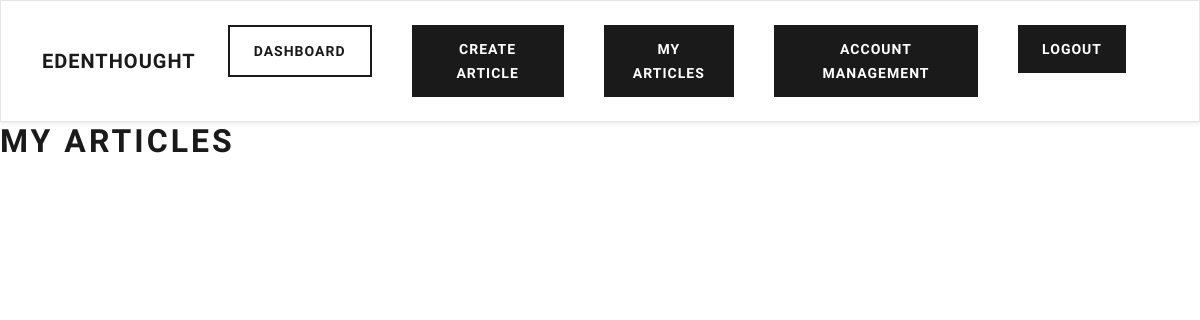
Page /writer/my-articles/ (signed in) on the earlier database version.
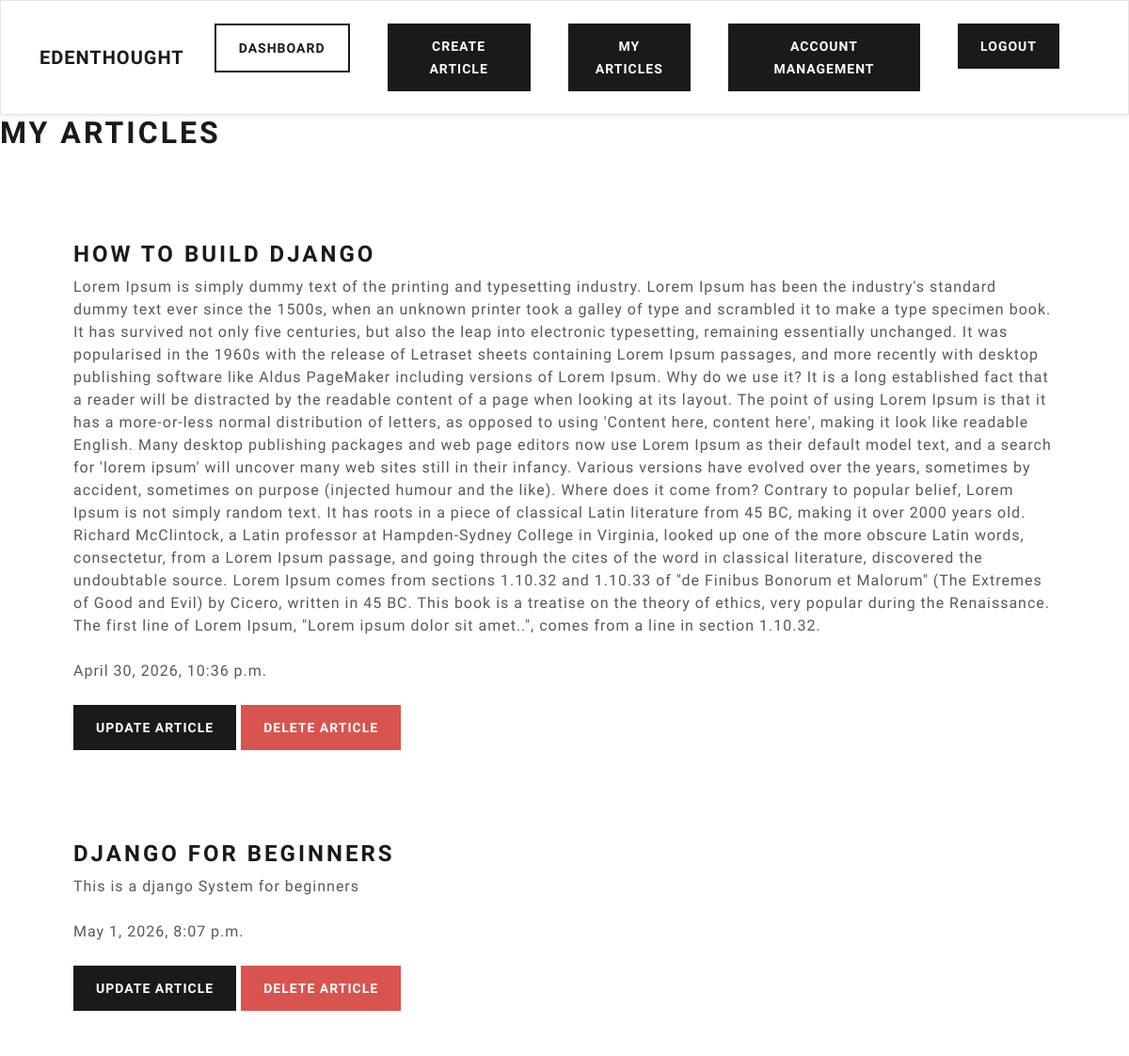
Same page on the later database version.
### writer/models.py (models this page shows, shortened)
class Article(models.Model):
    title = models.CharField(max_length=200)
    content = models.TextField(max_length=10000)
    date_posted = models.DateTimeField(auto_now_add=True)
    is_premium = models.BooleanField(default=False, verbose_name="Premium Article")
    user = models.ForeignKey(CustomUser, max_length=10 ,  on_delete=models.CASCADE, null=True)

### writer/views.py (the view)
# urls.py: path('my-articles/', views.my_articles, name='my-articles'),
@login_required(login_url='my-login')
def my_articles(request):
    current_user = request.user.id
    article = Article.objects.all().filter(user=current_user)
    context = {'AllArticles': article}
    return render(request, 'writer/my-articles.html', context)

### writer/templates/writer/my-articles.html
{% extends 'writer/navbar.html' %}
{% block content %}
    <h1 class="text-3xl font-bold mb-4">My Articles</h1>
    <br>
    {% for article in AllArticles %}
        <div class="container bg-white shadow-md p-5 form-layout">
            <h3>{{ article.title }}</h3>
            {{ article.content }}
            <br> <br>
            {{ article.date_posted }}
            <br> <br>
            <a href="{% url 'update-article' article.id %}" class="btn btn-primary">Update Article</a>
            <a href="{% url 'delete-article' article.id %}" class="btn btn-danger">Delete Article</a>
        </div>
    {% endfor %}
{% endblock %}

### writer/templates/writer/navbar.html (shortened to what this page needs)
{% load static %}
<html lang="en">
<link rel="stylesheet" href="https://bootswatch.com/5/lux/bootstrap.min.css">
<link rel="stylesheet" href="{% static 'css/style.css' %}">
</head>
<body>
    <nav class="navbar navbar-expand-lg navbar-light bg-light shadow-sm px-4">
        <div class="container">
            <a class="navbar-brand fw-bold fs-4" href="#">
                Edenthought
            </a>
            <div class="collapse navbar-collapse" id="navbarNav">
                <ul class="navbar-nav ml-auto gap-2">
                    <li class="nav-item">
                        <a class="btn btn-outline-primary" href="{% url 'writer-dashboard' %}">
                            DashBoard
                        </a>
                    </li>
                    <li class="nav-item">
                        <a class="btn btn-primary" href="{% url 'create-article' %}">
                            Create article
                        </a>
                    </li>
                    <li class="nav-item">
                        <a class="btn btn-primary" href="{% url 'my-articles' %}">
                            My  articles
                        </a>
                    </li>
                    <li class="nav-item">
                        <a class="btn btn-primary" href="{% url 'account-management' %} ">
                            Account Management
                        </a>
                    </li>
                    <li class="nav-item">
                        <a class="btn btn-primary" href="{% url 'user-logout' %}">
                            Logout
                        </a>
                    </li>
                </ul>
            </div>
        </div>
    </nav>
    {% block content %}
    {% endblock %}
</body>
</html>

Differences in the rows shown:
added Article: title "HOW TO BUILD DJANGO", content "Lorem Ipsum is simply dummy text of the printing and typesetting industry. Lorem Ipsum has been the industry's standard dummy text ever since the 1500s, when an unknown printer took a galley of type and scrambled it to make a type specimen book. It has survived not only five centuries, but also the leap into electronic typesetting, remaining essentially unchanged. It was popularised in the 1960s with the release of Letraset sheets containing Lorem Ipsum passages, and more recently with desktop publishing software like Aldus PageMaker including versions of Lorem Ipsum. Why do we use it? It is a long established fact that a reader will be distracted by the readable content of a page when…", date_posted "April 30, 2026, 10:36 p.m."
added Article: title "DJANGO FOR BEGINNERS", content "This is a django System for beginners", date_posted "May 1, 2026, 8:07 p.m."
